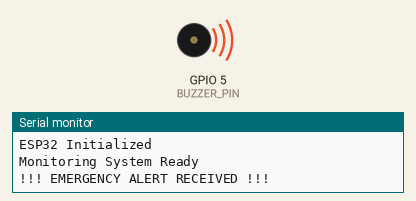
This sketch was run on a simulated ESP32. Shown: buzzer (waves = sounding, pin HIGH), the last lines printed to the serial monitor.

Above: at 0.16 s.
At 5.1 s:
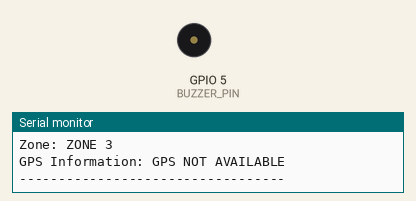
Timing chart, 0 to 7.6 s (numbered marks = the images above):
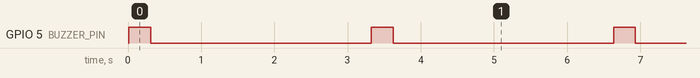

Measured:
- by itself, GPIO 5 (BUZZER_PIN): alternates HIGH for 0.30 s and LOW for 3.0 s

The sketch:

central_unit.ino
```cpp
/*
  RAKSHA - Smart Aquatic Rescue System
  Sample Code: Centralized Monitoring Unit

  Demonstrates:
  - Receiving emergency information
  - Zone monitoring
  - GPS information display
  - Emergency status monitoring

*/

#define BUZZER_PIN 5

String emergencyStatus = "NORMAL";
String zoneInformation = "ZONE 3";
String gpsInformation = "GPS NOT AVAILABLE";

void setup() {

  Serial.begin(115200);

  pinMode(BUZZER_PIN, OUTPUT);

  Serial.println("--------------------------------");
  Serial.println("RAKSHA Centralized Monitoring Unit");
  Serial.println("--------------------------------");

  Serial.println("ESP32 Initialized");
  Serial.println("Monitoring System Ready");
}

void loop() {

  // Sample emergency data reception
  checkEmergencyData();

  // Display current monitoring information
  displaySystemStatus();

  delay(3000);
}


void checkEmergencyData() {

  // Demonstration emergency condition
  bool emergencyDetected = true;

  if (emergencyDetected) {

    emergencyStatus = "EMERGENCY ACTIVE";

    Serial.println("");
    Serial.println("!!! EMERGENCY ALERT RECEIVED !!!");

    // Emergency notification
    digitalWrite(BUZZER_PIN, HIGH);
    delay(300);
    digitalWrite(BUZZER_PIN, LOW);

    Serial.println("Zone: " + zoneInformation);
    Serial.println("GPS: " + gpsInformation);
  }
}


void displaySystemStatus() {

  Serial.println("");
  Serial.println("----- CENTRALIZED MONITORING -----");

  Serial.println("ESP32: ACTIVE");
  Serial.println("Status: " + emergencyStatus);
  Serial.println("Zone: " + zoneInformation);
  Serial.println("GPS Information: " + gpsInformation);

  Serial.println("----------------------------------");

  /*
    Actual WiFi/ESP-NOW communication,
    real GPS processing, and complete
    emergency coordination logic are
    maintained in the private repository.
  */
}
```
